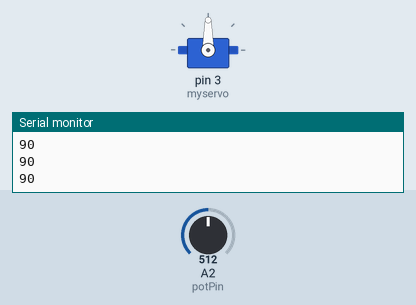
The sketch below on a simulated Arduino Uno, built with avr-gcc and run on an emulated ATmega328P. Shown: servo, the last lines printed to the serial monitor. The test bench sets the inputs (shaded band); at power-on: A2 (potPin) = 512.

Above: at 1.2 s.
1.3 s: A2 (potPin) set to 716
At 2.0 s:
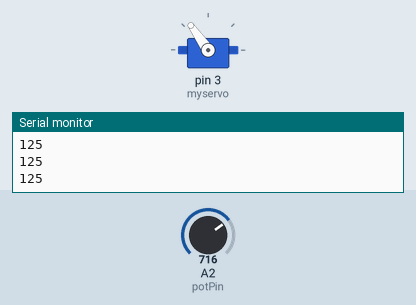
2.8 s: A2 (potPin) set to 900
At 3.1 s:
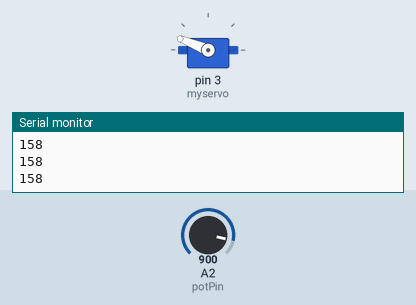
4.3 s: A2 (potPin) set to 1023
At 5.4 s:
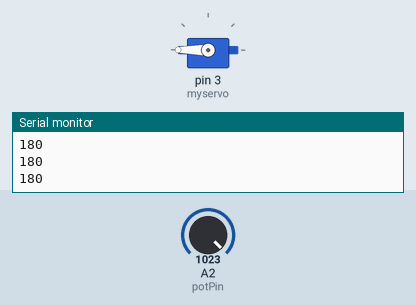
5.8 s: A2 (potPin) set to 306
At 6.5 s:
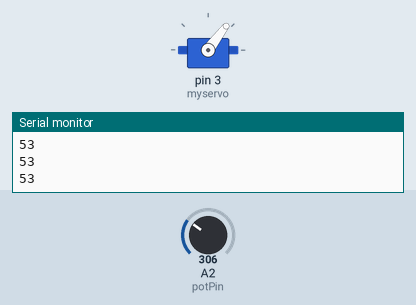
7.3 s: A2 (potPin) set to 122
At 7.7 s:
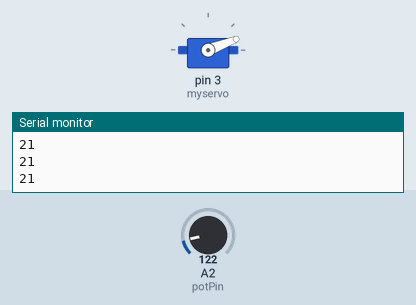
8.8 s: A2 (potPin) set to 0
At 10.2 s:
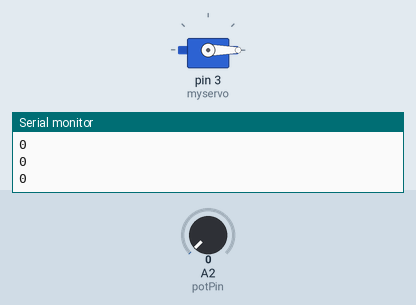
Timing chart, 0 to 11.3 s (numbered marks = the images above; inputs shaded):
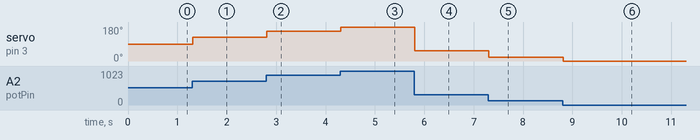

Measured:
- after the input at 1.3 s, servo on pin 3 (myservo): 90° → 125° at once
- after the input at 2.8 s, servo on pin 3 (myservo): 125° → 158° at once
- after the input at 4.3 s, servo on pin 3 (myservo): 158° → 180° at once
- after the input at 5.8 s, servo on pin 3 (myservo): 180° → 53° at once
- after the input at 7.3 s, servo on pin 3 (myservo): 53° → 21° at once
- after the input at 8.8 s, servo on pin 3 (myservo): 21° → 0° at once

The sketch:

SERVOcontrol-39595.ino
```cpp
#include <Servo.h>
// These constants won't change. They're used to give names to the pins used:
const int potPin = A2;
Servo myservo;  // create Servo object to control a servo
// twelve Servo objects can be created on most boards

int pos = 0;    // variable to store the servo position

void setup() {
  Serial.begin(9600);
  pinMode(potPin, INPUT);
  myservo.attach(3);  // attaches the servo on pin 9 to the Servo object
  myservo.write(0);
}

void loop() {
  int potRead = analogRead(potPin);

  potRead = map(potRead, 0, 1023, 0, 180);
  myservo.write(potRead);
  Serial.println(potRead);
  delay(10);
}
```
